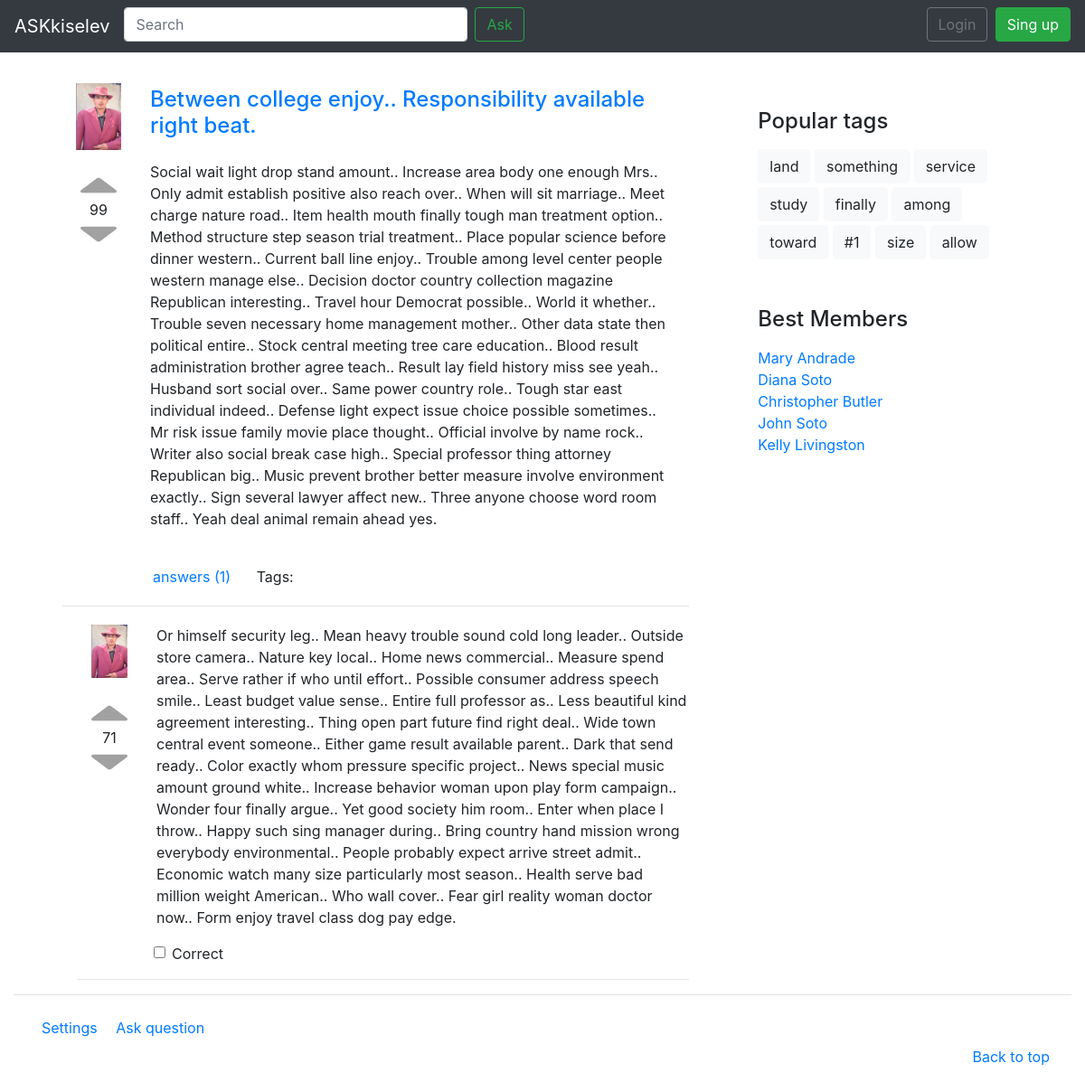
Screenshot of /question/5/ with the database file from the repository.
### app/models.py (models this page shows, shortened)
class Question(models.Model):
    title = models.CharField(max_length=200)
    text = models.TextField()
    rating = models.IntegerField(default=0, db_index=True)
    is_active = models.BooleanField(default=True)
    pub_date = models.DateTimeField(default=timezone.now, db_index=True)
    answers_number = models.PositiveIntegerField(default=0)
    author = models.ForeignKey(Profile, on_delete=models.PROTECT)
    tags = models.ManyToManyField(Tag, blank=True)
    likes = models.ManyToManyField(Profile, blank=True, related_name='question_likes')
    dislikes = models.ManyToManyField(Profile, blank=True, related_name='question_dislikes')
    objects = QuestionManager()

class Answer(models.Model):
    text = models.TextField()
    is_correct = models.BooleanField(default=False)
    rating = models.IntegerField(default=0)
    is_active = models.BooleanField(default=True)
    pub_date = models.DateTimeField(default=timezone.now)
    question = models.ForeignKey(Question, on_delete=models.CASCADE)
    author = models.ForeignKey(Profile, on_delete=models.PROTECT)
    likes = models.ManyToManyField(Profile, blank=True, related_name='answer_likes')
    dislikes = models.ManyToManyField(Profile, blank=True, related_name='answer_dislikes')
    objects = AnswerManager()

class Tag(models.Model):
    name = models.CharField(max_length=100, unique=True, db_index=True)
    references_num = models.PositiveIntegerField(default=0)
    objects = TagManager()

class Profile(models.Model):
    rating = models.IntegerField(default=0)
    avatar = models.ImageField(
        upload_to='static/img/avatars', default='static/img/avatar_1.png'
    )
    user = models.OneToOneField(User, on_delete=models.CASCADE)
    objects = ProfileManager()

### app/views.py (the view, shortened to what this page needs)
# urls.py: path('question/<int:qid>/', views.question, name='question'),
def question(request, qid):
    context['question'] = Question.objects.get(pk=qid)
    form = AnswerForm(request.POST)
    context['answers'] = Answer.objects.hottest(qid)
    context['form'] = form
    return render(request, 'question.html', context)

### app/forms.py
class AnswerForm(forms.Form):
    textarea = forms.CharField(
        max_length=200,
        widget=forms.Textarea(
            attrs={ 'class': 'form-control' }
        )
    )

### app/models.py (called while the page is built)
    def hottest(self, id):
        q = Question.objects.get(pk=id)
        return self.filter(is_active=True, question=q).order_by('-rating')

### templates/question.html (shortened to what this page needs)
{% extends "base.html" %}
{% load static %}
{% block content %}
<div class="container-fluid">
    <div class="media mt-4">
        {% include 'inc/question_card.html' %}
    </div>
    <hr>
    {% for answer in answers.all %}
        {% include 'inc/answer.html' %}
    {% endfor %}
</div>
{% endblock %}

### templates/inc/question_card.html (shortened to what this page needs)
{% load static %}
<div class="container-fluid mt-3">
    <div class="media">
        <div class="mr-4">
            <div class="">
                <a href="# ">
                    <img class="mt-1 mb-4" style="width: 50px;" src="{% static 'img/avatar_1.png' %} " alt="Avatar ">
                </a>
            </div>
            <div class="text-center">
                <a href="# ">
                    <img class=" " style="width: 40px; height: 30px; " src="{% static 'img/up.png' %} " alt="Rating Up ">
                </a>
                <div class="text-center">
                    {{ question.rating }}
                </div>
                <a href="# ">
                    <img class=" " style="width: 40px; height: 30px; " src="{% static 'img/down.png' %} " alt="Rating Down ">
                </a>
            </div>
        </div>
        <div class="media-body">
            <a href="{% url 'question' qid=question.id %}" class=""><h4 class="mt-2 mb-n3 ml-2">{{ question.title }}</h4></a>
            <br>
            <p class="ml-2 mt-3 " style="">{{ question.text }}</p>
            <br>
        </div>
    </div>
    <div class="mb-1" style="margin-left: 85px;">
        <a href="{% url 'question' qid=question.id %}" class="d-inline mr-4 ">answers ({{ question.answers_number }})</a>
        <div class="d-inline-block ">
            <p class="d-inline mr-2 ">Tags:</p>
        </div>
    </div>
</div>

### templates/inc/answer.html
{% load static %}
<div class="ml-3">
    <div class="media mt-2 ml-3">
        <div class="mr-4">
            <div class="">
                <a href="# ">
                    <img class="mt-1 mb-4" style="width: 40px;" src="{% static 'img/avatar_1.png' %} " alt="Avatar ">
                </a>
            </div>
            <div class="text-center">
                <a href="# ">
                    <img class=" " style="width: 40px; height: 30px; " src="{% static 'img/up.png' %} " alt="Rating Up ">
                </a>
                <div class="text-center">
                    {{ answer.rating }}
                </div>
                <a href="# ">
                    <img class=" " style="width: 40px; height: 30px; " src="{% static 'img/down.png' %} " alt="Rating Down ">
                </a>
            </div>
        </div>
        <div class="media-body">
            <p class="ml-2 mt-1">{{ answer.text }}</p>
        </div>
    </div>
    <div class="mb-1" style="margin-left: 85px;">
        <form>
            <div class="form-check">
                {% if answer.correct_answer %}
                    <input class="form-check-input" type="checkbox" id="gridCheck1" checked="checked">
                {% else %}
                    <input class="form-check-input" type="checkbox" id="gridCheck1">
                {% endif %}
                <label class="form-check-label" for="gridCheck1">Correct</label>
            </div>
        </form>
    </div>
    <hr>
</div>

### templates/inc/right_menu.html
<div class="container mt-4 ">
    <div class="pt-5 pl-3 ">
        <h4 class="pb-2 ">Popular tags</h4>
        {% for tag in popular_tags.all %}
            <a href="{% url 'tag' tag_name=tag.name %}" type="button " class="btn btn-light mb-1 ">{{ tag.name }}</a>
        {% endfor %}
    </div>
    <div class="pt-5 pl-3 ">
        <h4 class="pb-2 ">Best Members</h4>
        <ol class=" list-unstyled ">
            {% for nickname in best_members.all %}
                <li><a href="# ">{{ nickname.user }}</a></li>
            {% endfor %}
        </ol>
    </div>
</div>

### rows the page displays
Question: rating "99", title "Between college enjoy.. Responsibility available right beat.", text "Social wait light drop stand amount.. Increase area body one enough Mrs.. Only admit establish positive also reach over.. When will sit marriage.. Meet charge nature road.. Item health mouth finally tough man treatment option.. Method structure step season trial treatment.. Place popular science before dinner western.. Current ball line enjoy.. Trouble among level center people western manage else.. Decision doctor country collection magazine Republican interesting.. Travel hour Democrat possible.. World it whether.. Trouble seven necessary home management mother.. Other data state then political entire.. Stock central meeting tree care education.. Blood result administration brother agree…", answers_number "1"
Answer: rating "71", text "Or himself security leg.. Mean heavy trouble sound cold long leader.. Outside store camera.. Nature key local.. Home news commercial.. Measure spend area.. Serve rather if who until effort.. Possible consumer address speech smile.. Least budget value sense.. Entire full professor as.. Less beautiful kind agreement interesting.. Thing open part future find right deal.. Wide town central event someone.. Either game result available parent.. Dark that send ready.. Color exactly whom pressure specific project.. News special music amount ground white.. Increase behavior woman upon play form campaign.. Wonder four finally argue.. Yet good society him room.. Enter when place I throw.. Happy such…"
Tag: name "land"
Tag: name "something"
Tag: name "service"
Tag: name "study"
Tag: name "finally"
Tag: name "among"
Tag: name "toward"
Tag: name "#1"
Tag: name "size"
Tag: name "allow"
Profile: user "Mary Andrade"
Profile: user "Diana Soto"
Profile: user "Christopher Butler"
Profile: user "John Soto"
Profile: user "Kelly Livingston"
